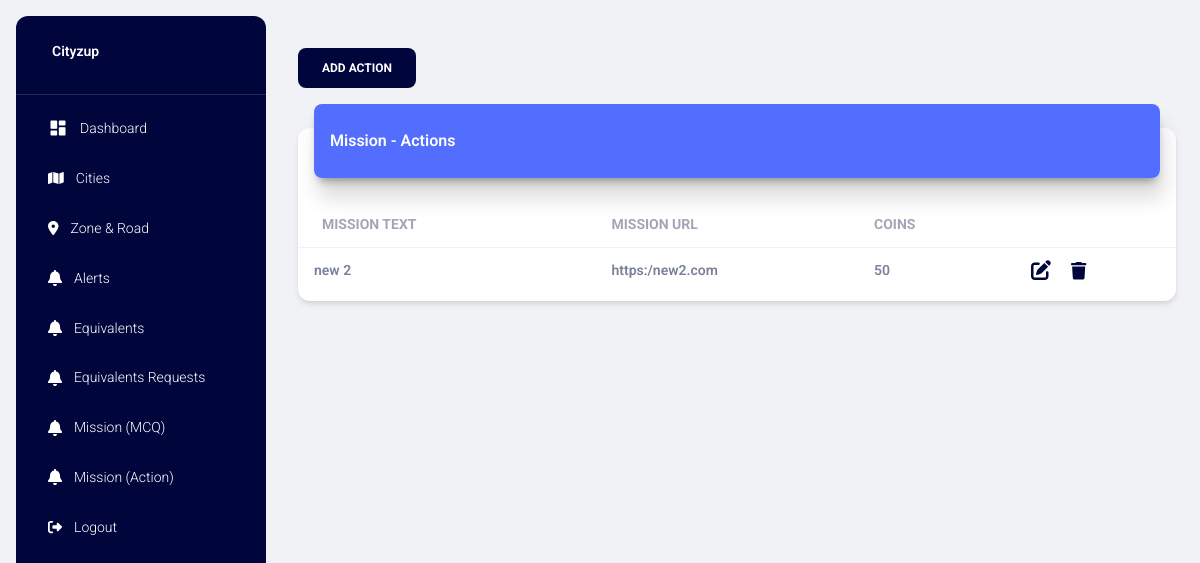
Page /mission_actions (signed in) on the earlier database version.
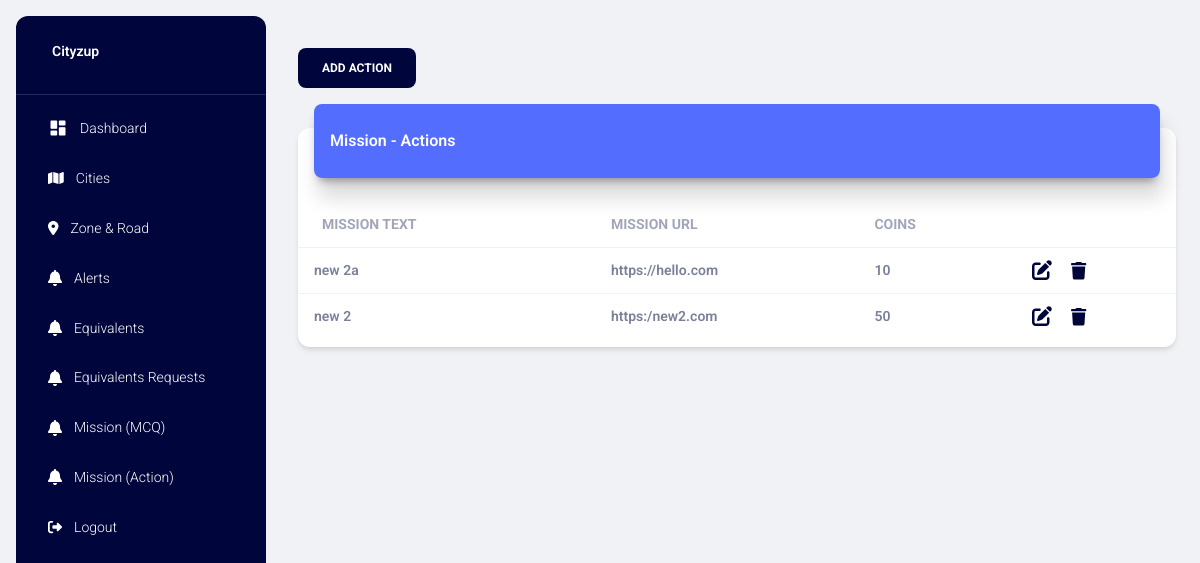
Same page on the later database version.
### project/models.py (models this page shows)
class MissionAction(db.Model):
    ma_id = db.Column(db.Integer, primary_key=True)
    ma_text = db.Column(db.String(255), nullable=False)  # Action text
    ma_url =  db.Column(db.String(255), nullable=False) # Action URL
    ma_coins = db.Column(db.Integer, nullable=False)  # Coins for the Action
    ma_created_at = db.Column(db.DateTime, default=db.func.now())  # Timestamp for when the quiz is created

### project/main.py (the view)
@main.route("/mission_actions")
@login_required  # Ensure the user is logged in
def mission_actions():
    missions = MissionAction.query.order_by(MissionAction.ma_id.desc()).all()
    title = 'Mission Action'
    page_title = 'Mission Action'
    return render_template('mission_action.html', missions=missions, page_title=page_title, title=title)

### project/models.py (called while the page is built)
@login_manager.user_loader
def load_user(user_id):
    return User.query.get(int(user_id))

### project/templates/mission_action.html (shortened to what this page needs)
{% extends "layout.html" %} {% block title %} {% endblock %} {% block content %}
<div class="container-fluid py-4">
    <div class="row">
        <div class="col-sm-12">
            <button class="btn btn-primary" data-bs-toggle="modal" data-bs-target="#modalAddMissionAction">Add
                Action</button>
        </div>
    </div>
    <div class="row">
        <div class="col-12">
            <div class="card my-4">
                <div class="card-header p-0 position-relative mt-n4 mx-3 z-index-2">
                    <div class="bg-gradient-primary shadow-primary border-radius-lg pt-4 pb-3">
                        <h6 class="text-white text-capitalize ps-3">Mission - Actions</h6>
                    </div>
                </div>
                <div class="card-body px-0 pb-2">
                    <div class="table-responsive p-0">
                        {% if missions|length > 0 %}
                        <table class="table align-items-center mb-0">
                            <thead>
                                <tr>
                                    <th class="text-uppercase text-secondary text-sm font-weight-bolder opacity-7">
                                        Mission Text</th>
                                    <th class="text-uppercase text-secondary text-sm font-weight-bolder opacity-7 ps-2">
                                        Mission URL</th>
                                    <th class="text-uppercase text-secondary text-sm font-weight-bolder opacity-7 ps-2">
                                        Coins</th>
                                    <th class="text-secondary opacity-7"></th>
                                </tr>
                            </thead>
                            <tbody>
                                {% for mission in missions %}
                                <tr>
                                    <td>
                                        <div class="d-flex px-2 py-1">
                                            <div class="d-flex flex-column justify-content-center">
                                                <p class="text-sm font-weight-bold mb-0">{{ mission.ma_text }}</p>
                                            </div>
                                        </div>
                                    </td>
                                    <td>
                                        <p class="text-sm font-weight-bold mb-0">{{ mission.ma_url }}</p>
                                    </td>
                                    <td>
                                        <p class="text-sm font-weight-bold mb-0">{{ mission.ma_coins }}</p>
                                    </td>
                                    <td class="align-middle">
                                        <a href="#" data-id="{{ mission.ma_id }}" data-text="{{ mission.ma_text }}"
                                            data-url="{{ mission.ma_url }}" data-coins="{{ mission.ma_coins }}"
                                            data-bs-toggle="modal" data-bs-target="#modalEditMissionAction"
                                            class="openEditModalMissionAction">
                                            <i class="fa-solid fa-pen-to-square fa-lg icon-dark"></i>
                                        </a>
                                        <a href="#" data-maid="{{ mission.ma_id }}"
                                            class="text-secondary font-weight-bold text-sm deleteMissionActionBtn"
                                            data-toggle="tooltip" data-original-title="Delete">
                                            <i class="fa-solid fa-trash fa-lg icon-dark"></i>
                                        </a>
                                    </td>
                                </tr>
                                {% endfor %}
                            </tbody>
                        </table>
                        {% else %}
                        <h4 class="text-center">There are currently no quizzes available.</h4>
                        {% endif %}
                    </div>
                </div>
            </div>
        </div>
    </div>
</div>
{% endblock %}

### project/templates/layout.html (shortened to what this page needs)
<!DOCTYPE html>
<html lang="en">
<head>
  <link href="{{url_for('static',filename='css/nucleo-icons.css')}}" rel="stylesheet" />
  <link href="{{url_for('static',filename='css/nucleo-svg.css')}}" rel="stylesheet" />
  <link rel="stylesheet" href="{{url_for('static',filename='fontawesome-free-6.3.0-web/css/all.min.css')}}">
  <link id="pagestyle" href="{{url_for('static',filename='css/material-dashboard.css')}}" rel="stylesheet" />
  <link rel="stylesheet" href="{{url_for('static',filename='css/styles.css')}}">
</head>
<body class="g-sidenav-show  bg-gray-200">
  <aside
    class="sidenav navbar navbar-vertical navbar-expand-xs border-0 border-radius-xl my-3 fixed-start ms-3   bg-gradient-dark"
    id="sidenav-main">
    <div class="sidenav-header">
      <a class="navbar-brand m-0" href="">
        <span class="ms-1 font-weight-bold text-white">Cityzup</span>
      </a>
    </div>
    <hr class="horizontal light mt-0 mb-2">
    <div class="collapse navbar-collapse  w-auto  max-height-vh-100" id="sidenav-collapse-main">
      <ul class="navbar-nav">
        <li class="nav-item">
          <a class="nav-link text-white" href="{{ url_for('main.home') }}">
            <div class="text-white text-center me-2 d-flex align-items-center justify-content-center">
              <i class="material-icons opacity-10">dashboard</i>
            </div>
            <span class="nav-link-text ms-1">Dashboard</span>
          </a>
        </li>
        <li class="nav-item">
          <a class="nav-link text-white " href="{{ url_for('main.cities') }}">
            <div class="text-white text-center me-2 d-flex align-items-center justify-content-center">
            </div>
            <span class="nav-link-text ms-1">Cities</span>
          </a>
        </li>
        <li class="nav-item">
          <a class="nav-link text-white" href="{{url_for('main.zones_and_roads')}}">
            <div class="text-white text-center me-2 d-flex align-items-center justify-content-center">
            </div>
            <span class="nav-link-text ms-1">Zone & Road</span>
          </a>
        </li>
        <li class="nav-item">
          <a class="nav-link text-white" href="{{url_for('main.get_alerts_with_user_info')}}">
            <div class="text-white text-center me-2 d-flex align-items-center justify-content-center">
            </div>
            <span class="nav-link-text ms-1">Alerts</span>
          </a>
        </li>
        <li class="nav-item">
          <a class="nav-link text-white" href="{{url_for('main.equivalents')}}">
            <div class="text-white text-center me-2 d-flex align-items-center justify-content-center">
            </div>
            <span class="nav-link-text ms-1">Equivalents</span>
          </a>
        </li>
        <li class="nav-item">
          <a class="nav-link text-white" href="{{url_for('main.equivalents_requests')}}">
            <div class="text-white text-center me-2 d-flex align-items-center justify-content-center">
            </div>
            <span class="nav-link-text ms-1">Equivalents Requests</span>
          </a>
        </li>
        <li class="nav-item">
          <a class="nav-link text-white" href="{{url_for('main.mission_mcqs')}}">
            <div class="text-white text-center me-2 d-flex align-items-center justify-content-center">
            </div>
            <span class="nav-link-text ms-1">Mission (MCQ)</span>
          </a>
        </li>
        <li class="nav-item">
          <a class="nav-link text-white" href="{{url_for('main.mission_actions')}}">
            <div class="text-white text-center me-2 d-flex align-items-center justify-content-center">
            </div>
            <span class="nav-link-text ms-1">Mission (Action)</span>
          </a>
        </li>
        <li class="nav-item">
          <a class="nav-link text-white " href="{{url_for('auth.logout')}}">
            <div class="text-white text-center me-2 d-flex align-items-center justify-content-center">
            </div>
            <span class="nav-link-text ms-1">Logout</span>
          </a>
        </li>
      </ul>
    </div>
  </aside>
  <main class="main-content position-relative max-height-vh-100 h-100 border-radius-lg ">
    <nav class="navbar navbar-main navbar-expand-lg px-0 mx-4 shadow-none border-radius-xl" id="navbarBlur"
      navbar-scroll="true">
      <div class="container-fluid py-1 px-3">
      </div>
    </nav>
    <div class="">
      {% block content %}{% endblock %}
    </div>
  </main>
</body>
</html>

### project/static/css/styles.css (style rules this page uses)
.navbar-vertical.navbar-expand-xs .navbar-collapse { height: auto; }
.bg-gradient-primary { background-image: linear-gradient(195deg, #536dfe 0%, #536dfe 100%); }
.bg-gradient-dark { background-image: linear-gradient(195deg, #00053c 0%, #00053c 100%); }
.btn-primary { background-color: #00053c !important; box-shadow: none; border: none; }
.shadow-primary { box-shadow: 4px 20px 20px rgba(0, 0, 0, 0.14), 0px 7px 10px -5px rgba(0, 0, 0, 0.4) !important }
.icon-dark { color: #00053c; }

### project/templates/layout.html (style rules this page uses)
svg { fill: #f9fafd }
svg { fill: #ffffff }

Differences in the rows shown:
added MissionAction: ma_text "new 2a", ma_url "https://hello.com", ma_coins "10"
